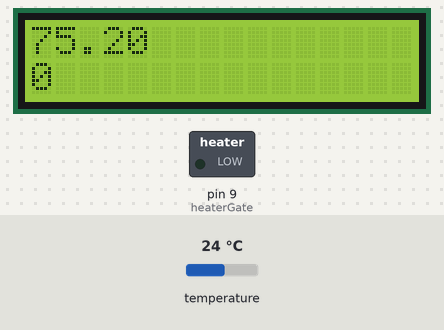
Bench run of a sketch on a simulated Arduino Uno, built with avr-gcc and run on an emulated ATmega328P. Parts: 16×2 character LCD, switched loads named in the sketch (green lamp = pin HIGH). The test bench sets the inputs (shaded band); at power-on: temperature 24 °C.

Above: at 1.2 s.
1.3 s: temperature set to 21.9 °C
At 3.3 s:
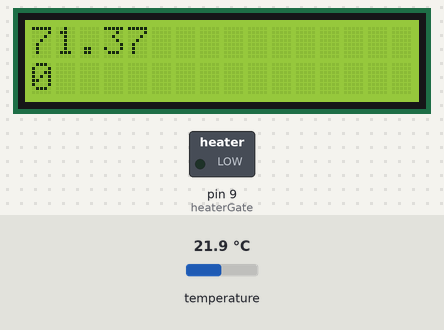
3.6 s: temperature set to 20.3 °C
At 5.3 s:
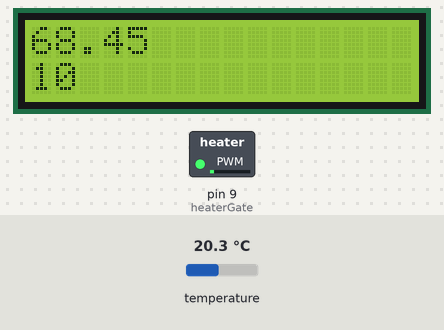
8.3 s: temperature set to 12 °C
At 16.9 s:
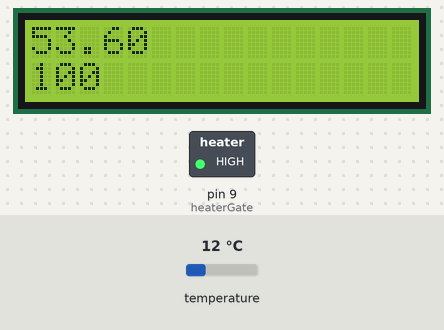
Timing chart, 0 to 18.4 s (numbered marks = the images above; inputs shaded):
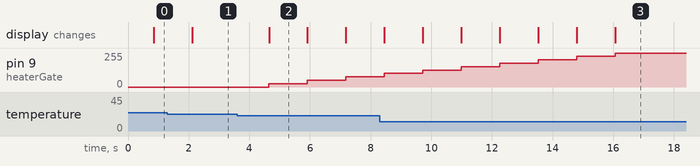

Measured:
- after the input at 1.3 s, the display: changes after 0.81 s (image 1)
- after the input at 3.6 s, pin 9 (heaterGate): 0/255 → 25/255 after 1.0 s, → 51/255 1.3 s later, → 76/255 1.3 s later; the display: changes after 1.0 s (image 2)
- what the display in image 2 shows lasts 1.3 s, from 4.6 s to 5.9 s

The sketch:

Girlfriend-s-Temp-Control.ino
```cpp
#include <LiquidCrystal.h>
#include <OneWire.h>
#include <DallasTemperature.h>

// You'll need these ^^^


#define ONE_WIRE_BUS 8 // Pin for temperature sensor

OneWire oneWire(ONE_WIRE_BUS);
DallasTemperature sensors(&oneWire);
LiquidCrystal lcd(2, 3, 4, 5, 6, 7);

int heaterGate = 9; // Pin for PWM Mosfet drive

float desiredTemp = 70; // Set your temp here!
//float error = 0;

void setup(void)
{
  Serial.begin(9600);
  pinMode(heaterGate, OUTPUT);
  sensors.begin();
  lcd.begin(16, 2);
}
int control = 0;
void loop(void)
{
  sensors.requestTemperatures();
  lcd.clear();
  float temp = sensors.getTempFByIndex(0);
  lcd.setCursor(0, 0);
  lcd.print(temp);
  //error = abs(desiredTemp-temp);
  if(temp > 85) {
    control = 0;
  }
  else {
    if(desiredTemp > temp && control < 100) {
      control+=10;
    }
    else if(temp > desiredTemp && control > 0) {
      control-=10;
    }
    setHeatOutput(constrain(control, 0, 100));
  }
  lcd.setCursor(0, 1);
  lcd.print(control);

  delay(500);

}
int output = 0;
void setHeatOutput(int percentage) {
  output= map(percentage, 0, 100, 0, 255);
  analogWrite(heaterGate, output);
}
```
